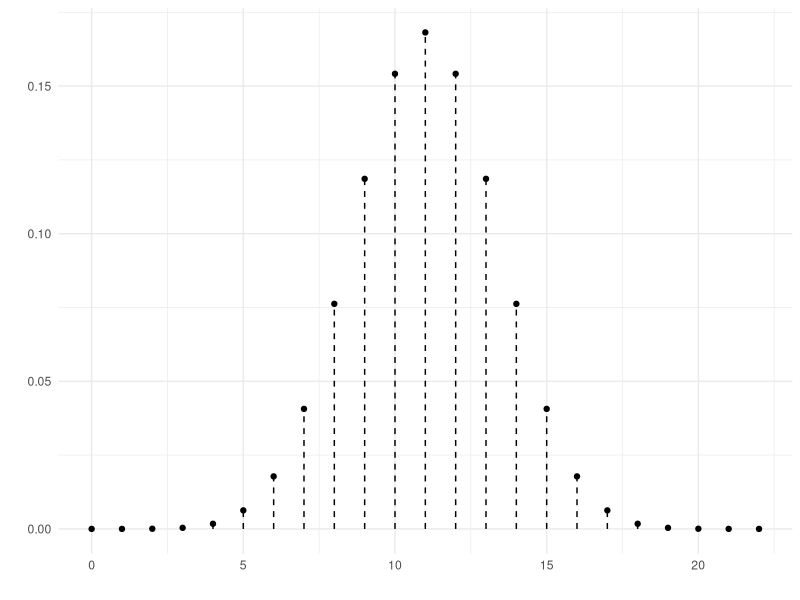

Write R code to recreate this figure.
##################################################################
# Signs test                                           
# Author: Jose Antonio Perusquia Cortes
# Afil: Facultad de Ciencias - UNAM
# Module: Nonparametric statistical inference
##################################################################

##################################################################
# Required libraries
library(ggplot2)        # Versión 3.4.4
library(ggthemes)       # Versión 5.0.0
##################################################################

##################################################################
# Median test

# Example of rents in Mexico City where H0: Median is 16000 vs
# H1: Median is less than 16000
rents = c(4000,15000,14000,8500,15000,14000,5000,19500,14900,
           6700,7000,12000,6500,14000,9500,15000,15500,17000,
           28000,6000,8000,20500)

# Count the number of rents that are above the median
x = sum(sign(rents-16000)==1)
n = length(rents)

# Under H0 the distribution of the test statistic is a symmetric 
# binomial of parameters n=22, p = .5
z = c(0:22)
fz = dbinom(z,22,.5)

df_z = data.frame(z,fz)
ggplot(data=df_z,aes(x=z,y=fz))+
  geom_point()+
  geom_segment(x=z,xend=z,y=0,yend=fz,linetype=2)+
  labs(x='',y='')+
  theme_minimal()

# The test can be carried out with the binom.test function
binom.test(x,n,alternative = 'less')

# The p-value is the probability of observing something
# as extreme, in this case the probability of being less than 4
pbinom(4,22,.5)

# The confidence interval is given by Clopper - Pearson 
# in this case is (0,be(1-alpha,x+1,n-x))
CI = c(0,qbeta(.95,x+1,n-x));CI

# For H1: Median > 16000 
binom.test(x,n,alternative = 'greater')

# In this case the p-value is given by P(Z>=4)
pbinom(3,22,.5,lower.tail = F)

# The confidence interval is given by (be(alpha,x,n-x+1),1)
CI = c(qbeta(.05,x,n-x+1),1);CI

# Finally for H1: Median != 16000 the test is
binom.test(x,n)

# The p-value is 2*min(P(Z<=4),P(Z>=4))
2*min(pbinom(4,22,.5),pbinom(3,22,.5,lower.tail = F))

# The CI is (be(alpha/2,x,n-x+1),be(1-alpha/2,x+1,n-x))
CI=c(qbeta(.025,x,n-x+1),qbeta(.975,x+1,n-x));CI
##################################################################

##################################################################
# Paired-sample test

# Sensitivity to hypnosis before and after treatment. H0 there is
# no difference Median = 0 vs H1: Med > 0 (more sensitive to 
# hypnosis)
before = c(10,16,7,4,7,2)
after = c(18,19,11,3,5,3)

# Number of patients more susceptible 
x = sum(sign(after-before)==1)
n = length(after)

# Binomial test
binom.test(x,n,alternative='greater')
##################################################################
